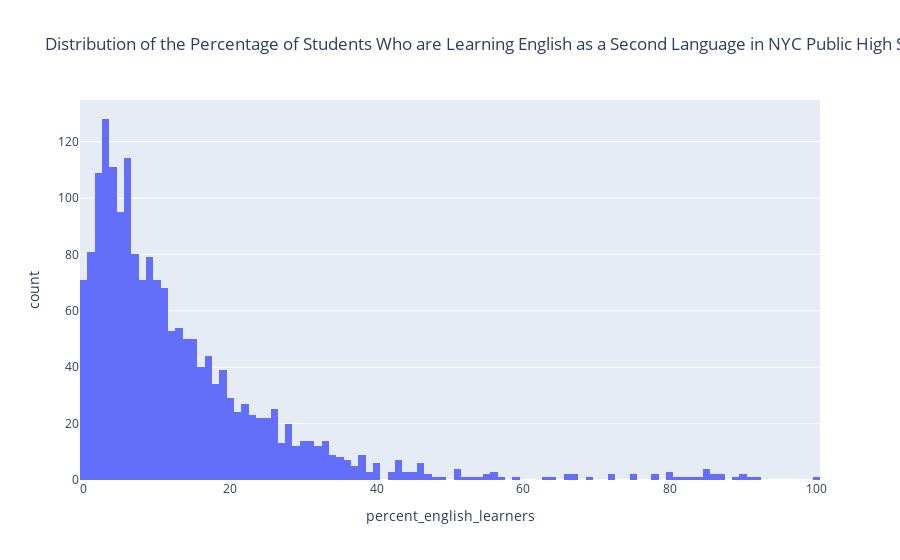

The cell this chart's notebook holds for it:
### Markdown cell above
#### Task 2C. Create a histogram to view the distribution of the percentage of students who are learning English as a second language in NYC’s public high schools.
<span style='background :#FFF59E'>**Hint:** Now you'll need to use the `percent_english_learners` column of your DataFrame. </span>

### Code cell
# Plot the data showing the % of students who are learning English as a second language in schools
histogramthree = px.histogram(df, x = 'percent_english_learners', nbins = 100, title = 'Distribution of the Percentage of Students Who are Learning English as a Second Language in NYC Public High Schools')
histogramthree.show()

### Figure 1 — Plotly figure (JSON) as saved in the notebook; plotly's stock layout.template omitted (floating-point values rounded to 4 significant figures; data arrays with more than 128 entries replaced by an {"elided": "..."} marker saying what was removed)
{"data": [{"alignmentgroup": "True", "bingroup": "x", "hovertemplate": "percent_english_learners=%{x}<br>count=%{y}<extra></extra>", "legendgroup": "", "marker": {"color": "#636efa", "pattern": {"shape": ""}}, "name": "", "nbinsx": 100, "offsetgroup": "", "orientation": "v", "showlegend": false, "type": "histogram", "x": {"elided": "1834 float values"}, "xaxis": "x", "yaxis": "y"}], "layout": {"autosize": true, "barmode": "relative", "legend": {"tracegroupgap": 0}, "title": {"text": "Distribution of the Percentage of Students Who are Learning English as a Second Language in NYC Public High Schools"}, "xaxis": {"anchor": "y", "autorange": true, "domain": [0, 1], "range": [-0.5, 100.5], "title": {"text": "percent_english_learners"}, "type": "linear"}, "yaxis": {"anchor": "x", "autorange": true, "domain": [0, 1], "range": [0, 134.7], "title": {"text": "count"}}}}
